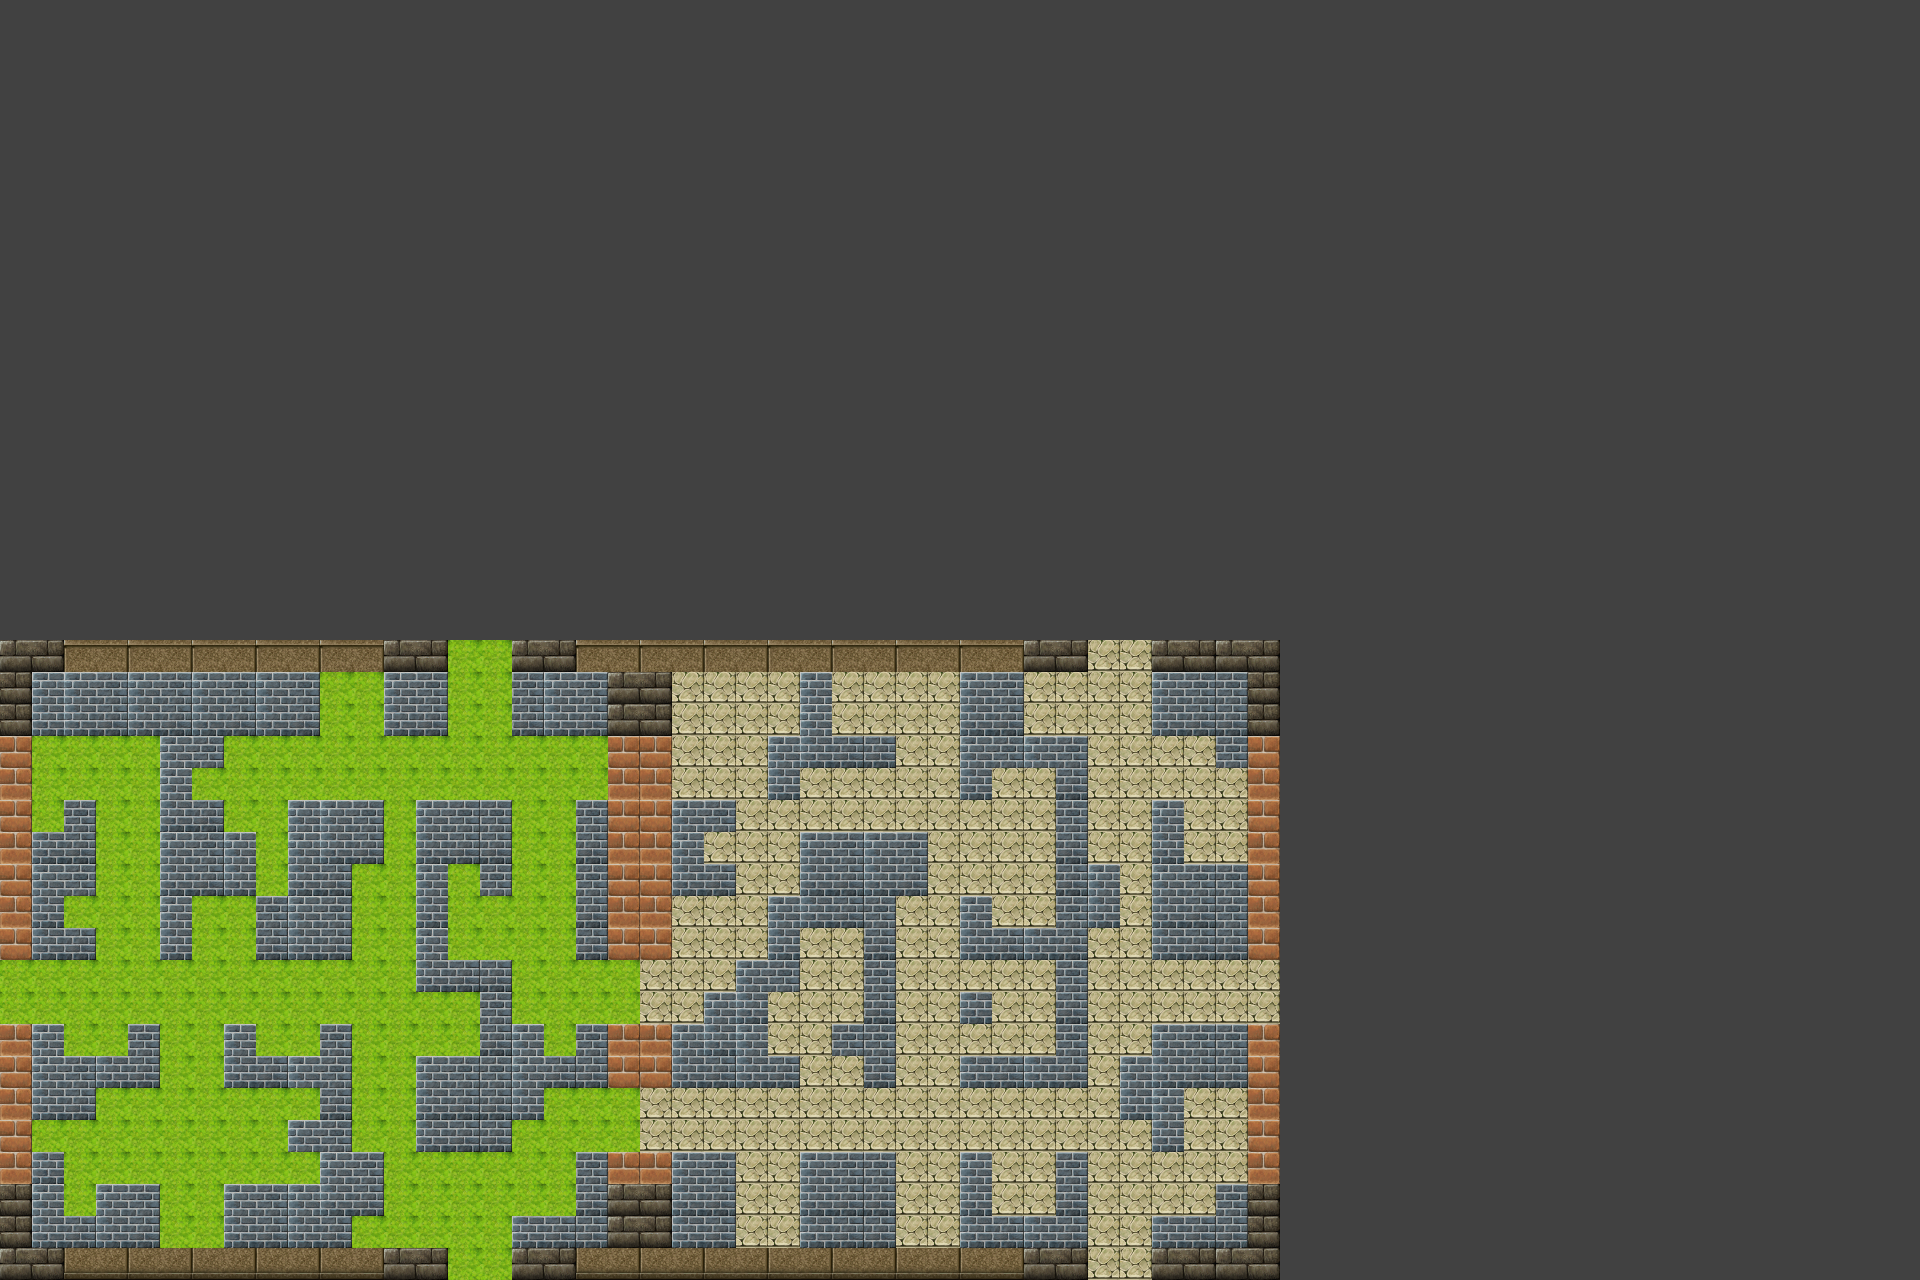

This game map was drawn from its Tiled (.tmx) file and the tilesets committed beside it. A one-line description and the trimmed map source follow:
An orthogonal 60x40 tile map with 32x32 px tiles, 4 tile layers (obtacles, items, tmp, pattern), 2 tilesets.

<map version="1.0" orientation="orthogonal" width="60" height="40" tilewidth="32" tileheight="32" backgroundcolor="#414141">
 <properties>
  <property name="bonusCount" value="15" />
  <property name="coinsCount" value="30" />
  <property name="points1" value="2500" />
  <property name="points2" value="2700" />
  <property name="points3" value="3100" />
  <property name="startTime" value="5" />
  <property name="timeBonus" value="10" />
 </properties>
 <tileset firstgid="1" name="items" tilewidth="32" tileheight="32">
  <image source="items.png" width="256" height="256" />
  <tile id="10">
   <properties>
    <property name="brick" value="" />
   </properties>
  </tile>
  <tile id="56">
   <properties>
    <property name="timeBonus" value="" />
   </properties>
  </tile>
  <tile id="57">
   <properties>
    <property name="lock" value="" />
   </properties>
  </tile>
  <tile id="58">
   <properties>
    <property name="key" value="" />
   </properties>
  </tile>
  <tile id="59">
   <properties>
    <property name="diamond" value="" />
   </properties>
  </tile>
  <tile id="60">
   <properties>
    <property name="star" value="" />
   </properties>
  </tile>
  <tile id="61">
   <properties>
    <property name="exit" value="" />
   </properties>
  </tile>
  <tile id="62">
   <properties>
    <property name="enter" value="" />
   </properties>
  </tile>
 </tileset>
 <tileset firstgid="65" name="terrain" tilewidth="32" tileheight="32">
  <image source="terrain.png" width="512" height="480" />
 </tileset>
 <layer name="obtacles" width="60" height="40">
  <data>[2400 cells, 0 non-empty, 0 distinct tile ids]</data>
 </layer>
 <layer name="items" width="60" height="40">
  <data>[2400 cells, 0 non-empty, 0 distinct tile ids]</data>
 </layer>
 <layer name="tmp" width="60" height="40">
  <properties>
   <property name="pattern" value="20" />
  </properties>
  <data>[2400 cells, 800 non-empty, 2 distinct tile ids]</data>
 </layer>
 <layer name="pattern" width="60" height="40">
  <properties>
   <property name="pattern" value="20" />
  </properties>
  <data>[2400 cells, 397 non-empty, 12 distinct tile ids]</data>
 </layer>
</map>
